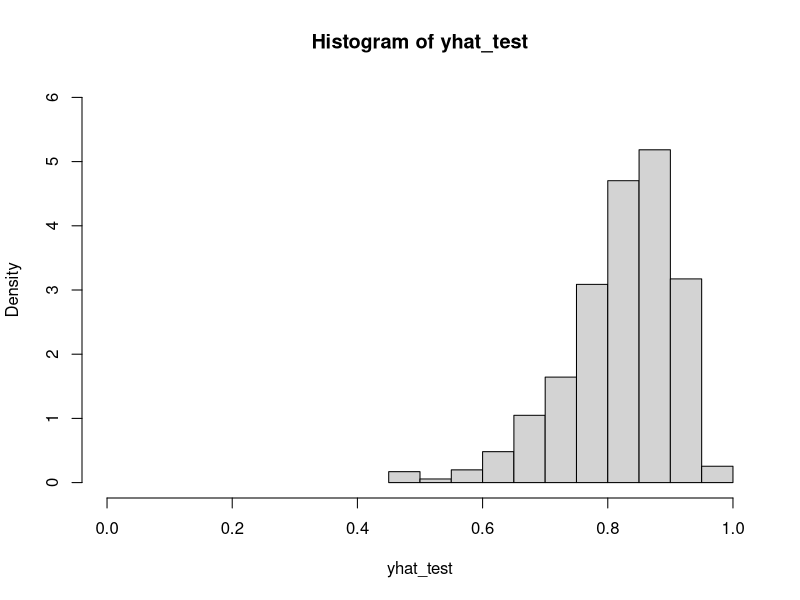
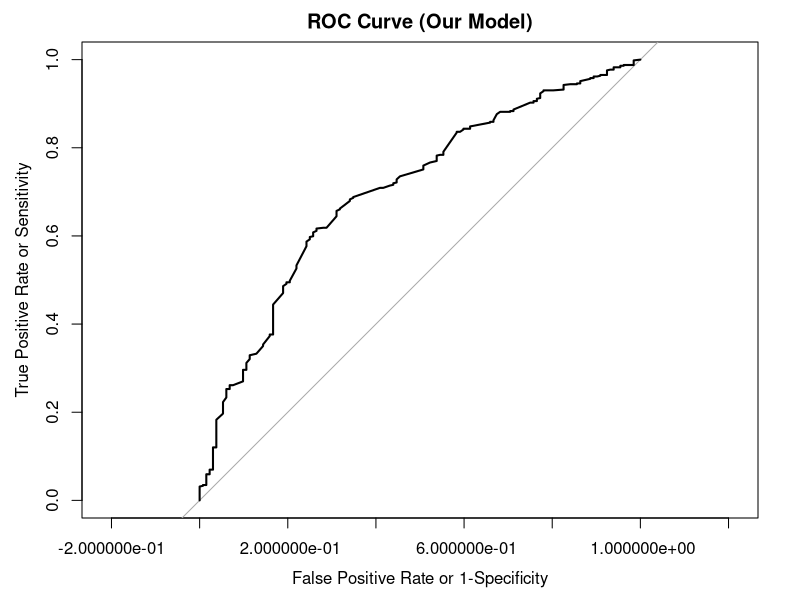

Reproduce these figures in R, in order.
## ---- chunk 1
knitr::opts_chunk$set(echo = TRUE)

#load packages
library(tidyverse)
library(pROC)
library(glmnet)
library(readr)
library(MASS)
library(ggplot2)

#load dataset
demographics <- read_csv("demographics_id.csv")
## ---- chunk 2
#split demographics voter data into training and test set using sampling
#Set seed for replication
set.seed(02138)

## For Regression analysis
#allocated 75% of data to training and 25% of data to testing
row.number <- sample(1:nrow(demographics), 0.75 * nrow(demographics))
n_train = demographics[row.number,]
n_test = demographics[-row.number,]

#summarise
dim(n_train)
dim(n_test)
## ---- chunk 3
## USA Model
#fit the demographic variables onto the outcome variable of vaccine acceptance

#model 1 exclude flu_shot
fm1 <- covid_vaccine ~ gender + age_group + education + race + financial_status

#model 2 include flu shot
fm2 <- covid_vaccine ~ gender + age_group + education + race + financial_status + flu_shot

#estimate model 1 (logistic regression)
model1 <- glm(fm1, data = n_train, family = "binomial", na.action = na.exclude)
summary(model1)

#estimate model 2 (logistic regression)
model2 <- glm(fm2, data = n_train, family = "binomial", na.action = na.exclude)
summary(model2)

#report collinearity of vaccines
cor(demographics$covid_vaccine, demographics$flu_shot, use = "complete.obs")

## ---- chunk 4
#Calculate prediction value on the test set
yhat_test <- predict(model1, newdata = n_test, "response")

#Plot prediction value density of test set
hist(yhat_test, freq = FALSE, xlim = c(0, 1), ylim = c(0, 6))

#Create yhat column on the country level model
demographics$yhat <- predict(model1, newdata = demographics, "response")
## ---- chunk 5
#Compute ROC curve 
dem.roc1 <- roc(
  response  = n_test$covid_vaccine,
  predictor = yhat_test
)

#Plot ROC curve
plot(dem.roc1, 
     xlab = "False Positive Rate or 1-Specificity",
     ylab = "True Positive Rate or Sensitivity",
     main = "ROC Curve (Our Model)",
     legacy.axes = TRUE)

#Calculate AUC = 0.703, chance a positive case outranks a negative case. 
auc(dem.roc1)
## ---- chunk 6
#Calculate the threshold for positive case from test set
threshold <- coords(dem.roc1, x = "best", transpose = TRUE,
                      ret = c("threshold","accuracy","precision","recall"))

#Report efficiency table of model
knitr::kable(rbind(threshold), row.names = FALSE, digits = 3)

n_test$threshold <- threshold[1]

#Calculate f-score = 0.735
f1 <- 2*((0.91*0.617)/(0.91+0.617))
f1

#Use boolean logic to determine model v. actual prediction value
n_test$yhat_actual <- as.numeric(yhat_test >= n_test$threshold)

#Create prop table of model efficiency
prop_table_covid <- prop.table(table(n_test$yhat_actual, n_test$covid_vaccine))
rownames(prop_table_covid) <- c("Deny Vaccine (True)", "Seek Vaccine (True)")
colnames(prop_table_covid) <- c("Deny Vaccine (Predicted)", "Seek Vaccine (Predicted)")
prop_table_covid

##False negative rate is 0.312 (top right), the false positive rate is 0.0496 (bottom left)

